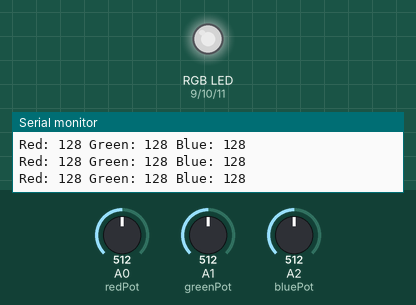
Simulated run of this sketch. Board: Arduino Uno, built with avr-gcc and run on an emulated ATmega328P. Parts: an RGB LED mixed from three pins (HIGH = lit), the last lines printed to the serial monitor. Inputs (shaded band) come from the test bench; at power-on: A0 (redPot) = 512, A2 (bluePot) = 512, A1 (greenPot) = 512. Dim RGB values are drawn brighter than linear.

Above: at 1.2 s.
1.3 s: A0 (redPot) set to 618
At 2.8 s:
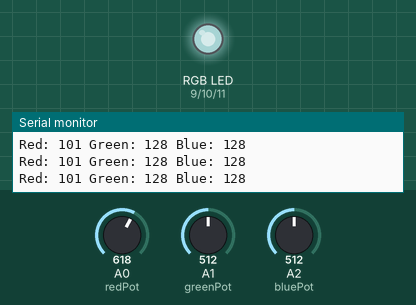
4.3 s: A0 (redPot) set to 636
At 5.0 s:
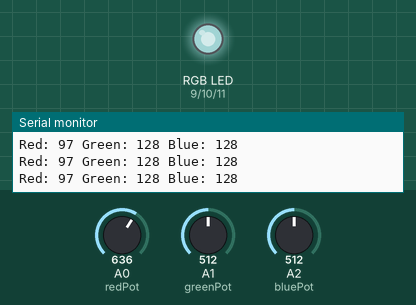
7.3 s: A2 (bluePot) set to 613
At 8.3 s:
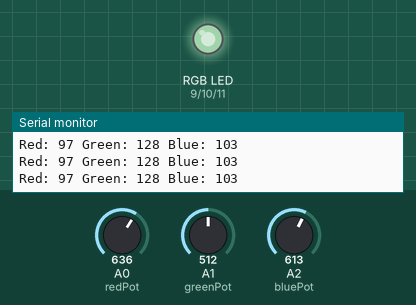
10.3 s: A2 (bluePot) set to 642
At 11.5 s:
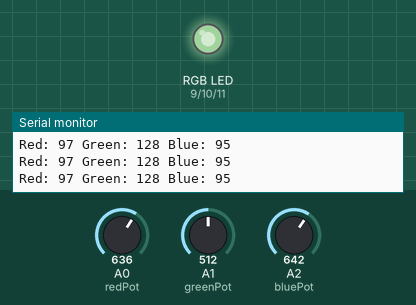
11.8 s: A1 (greenPot) set to 619
At 13.0 s:
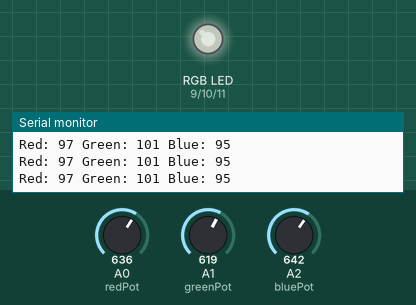
14.8 s: A1 (greenPot) set to 641
At 15.9 s:
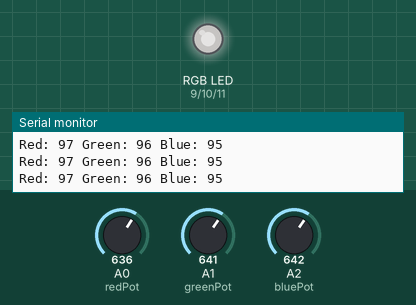
Timing chart, 0 to 17.8 s (numbered marks = the images above; inputs shaded):
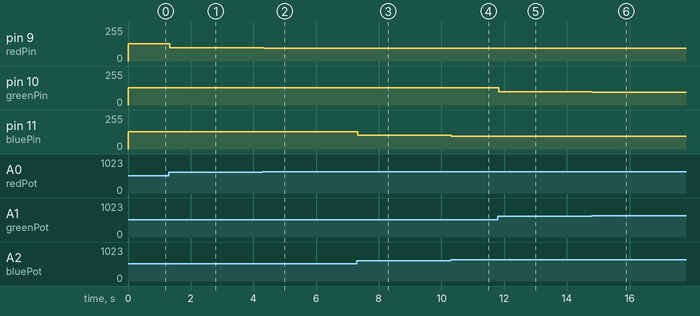

The sketch:

rgb_leds_colour_mixer.ino
```cpp
// This Code is Designed by Prince Kushwaha from COSM Electronics

// Pin assignments for RGB LED
const int redPin = 9;
const int greenPin = 10;
const int bluePin = 11;

// Pin assignments for potentiometers (optional)
const int redPot = A0;
const int greenPot = A1;
const int bluePot = A2;

void setup() {
  // Set the RGB LED pins as output
  pinMode(redPin, OUTPUT);
  pinMode(greenPin, OUTPUT);
  pinMode(bluePin, OUTPUT);

  // Initialize serial communication for debugging
  Serial.begin(9600);
}

void loop() {
  // Read the potentiometer values (0-1023)
  int redValue = analogRead(redPot);
  int greenValue = analogRead(greenPot);
  int blueValue = analogRead(bluePot);

  // Map the potentiometer values to PWM range (0-255)
  redValue = map(redValue, 0, 1023, 255, 0); // Invert the value
  greenValue = map(greenValue, 0, 1023, 255, 0); // Invert the value
  blueValue = map(blueValue, 0, 1023, 255, 0); // Invert the value

  // Output the PWM values to the RGB LED
  analogWrite(redPin, redValue);
  analogWrite(greenPin, greenValue);
  analogWrite(bluePin, blueValue);

  // Print the values for debugging
  Serial.print("Red: ");
  Serial.print(redValue);
  Serial.print(" Green: ");
  Serial.print(greenValue);
  Serial.print(" Blue: ");
  Serial.println(blueValue);

  // Small delay to allow for stable readings
  delay(10);
}
```

Measured:
- after the input at 1.3 s, pin 9 (redPin): 128/255 → 101/255 at once
- after the input at 4.3 s, pin 9 (redPin): 101/255 → 97/255 at once
- after the input at 7.3 s, pin 11 (bluePin): 128/255 → 103/255 at once
- after the input at 10.3 s, pin 11 (bluePin): 103/255 → 95/255 at once
- after the input at 11.8 s, pin 10 (greenPin): 128/255 → 101/255 at once
- after the input at 14.8 s, pin 10 (greenPin): 101/255 → 96/255 at once
